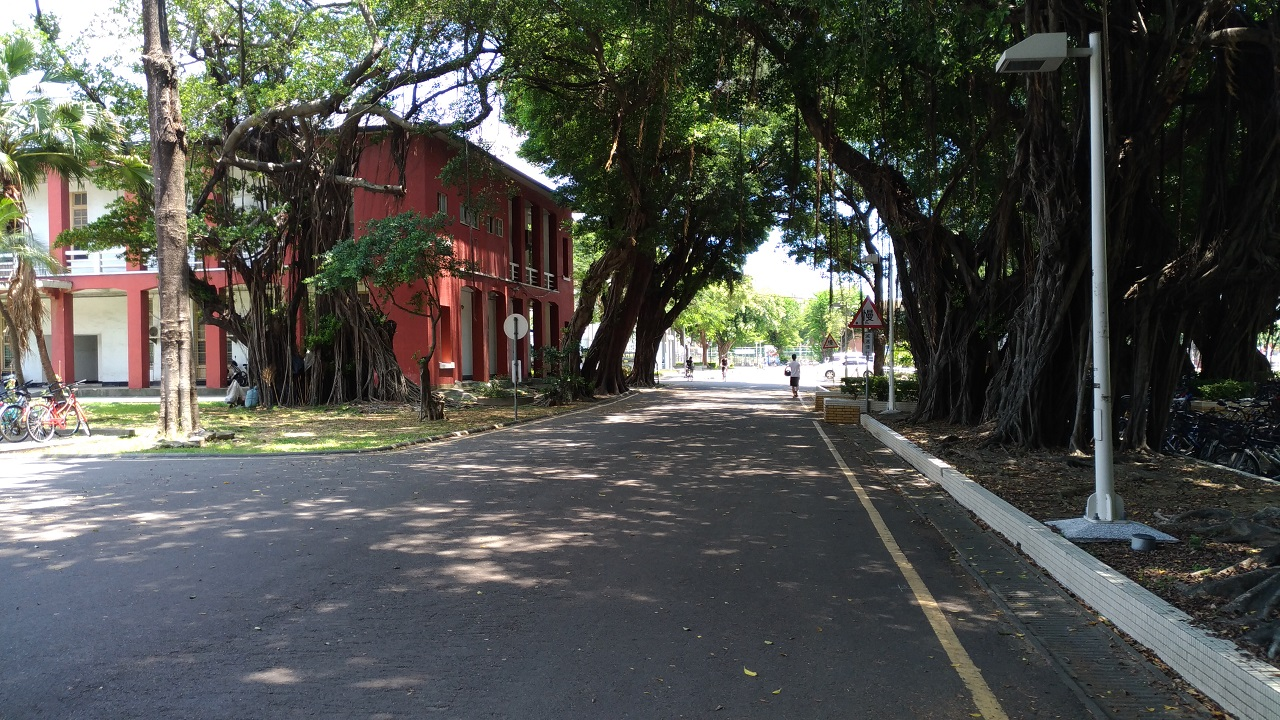
#> input picture campus.jpg, 1280 x 720 px
$ python jpg_graph_segmentation_campus.py campus.jpg campus.jpg
#> lines starting #> are read from the running program, lines starting #| are printed output that depends on the picture
import numpy as np
import random
import cv2
import sys

#imgfile = sys.argv[1]
#minSize = int(sys.argv[2])
imgfile = "campus.jpg"
minSize = 5000
segmentator = cv2.ximgproc.segmentation.createGraphSegmentation(sigma=0.5, k=300, min_size=minSize)

img = cv2.imread(imgfile)
#> img is the input picture: shape (720, 1280, 3); mean B, G, R 76.2, 80.9, 79.5
height, width, channels = img.shape
#> height = 720; width = 1280; channels = 3

segment = segmentator.processImage(img)
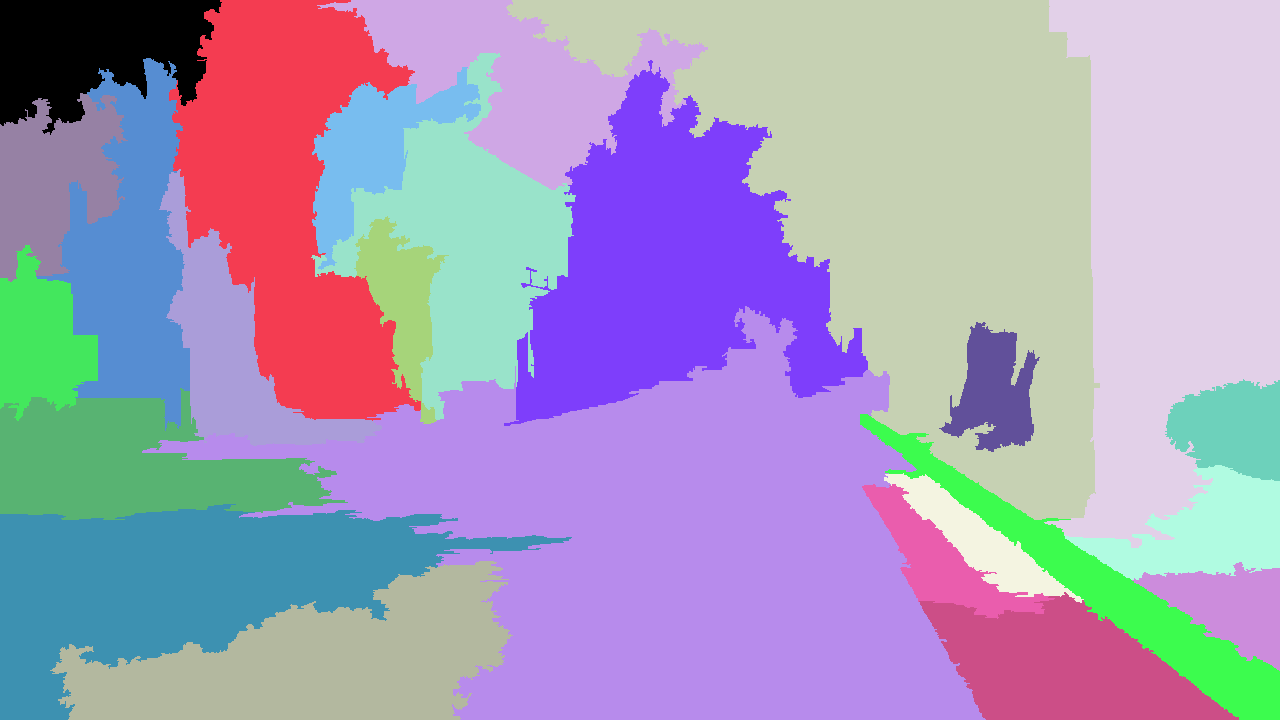
#> segment: shape (720, 1280) int32; 25 distinct labels, from 0 to 24; one colour per label, 0 black
seg_image = np.zeros(img.shape, np.uint8)

for i in range(np.max(segment)):
    y, x = np.where(segment == i)
    color = [random.randint(0,255), random.randint(0,255), random.randint(0,255)]

    if (int(width/2) in x) and ((height-10) in y): color=[0,255,0]

    for xi, yi in zip(x,y):
        seg_image[yi,xi] = color
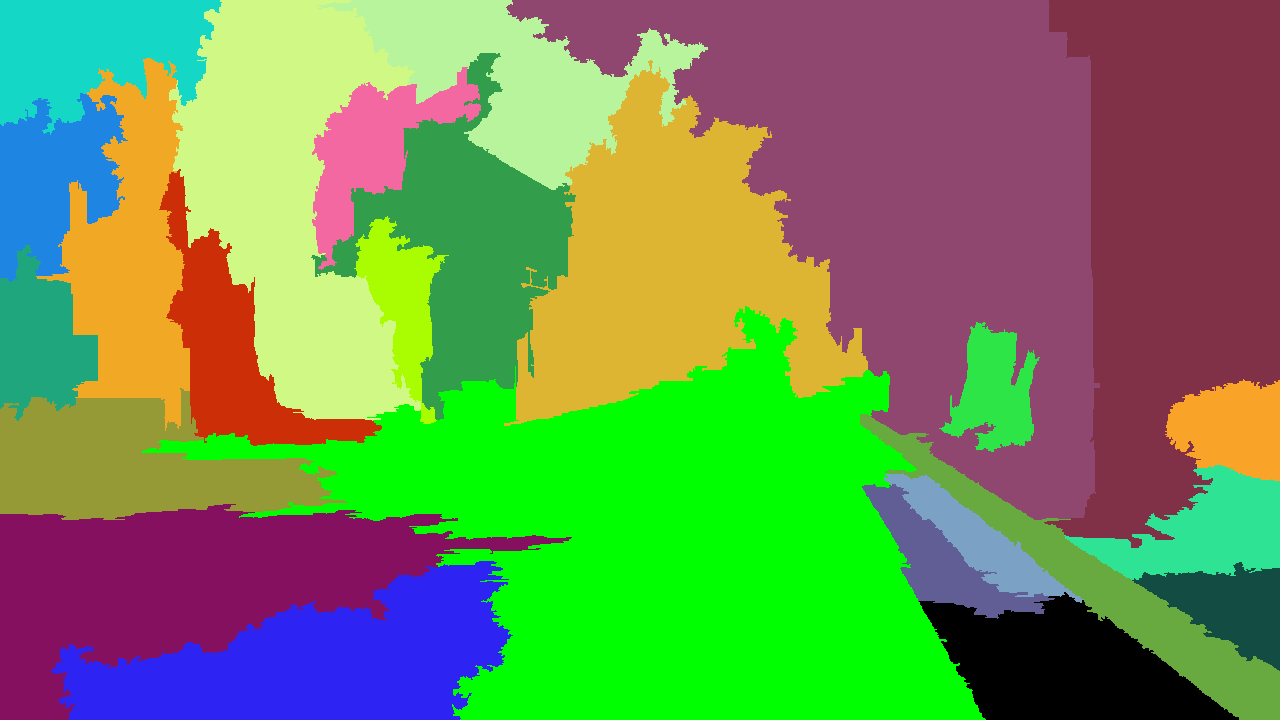
#> seg_image: shape (720, 1280, 3); mean of channels 0, 1, 2 83.3, 142.2, 111.2; drawn as B, G, R

result = cv2.addWeighted(img, 0.3, seg_image, 0.7, 0)
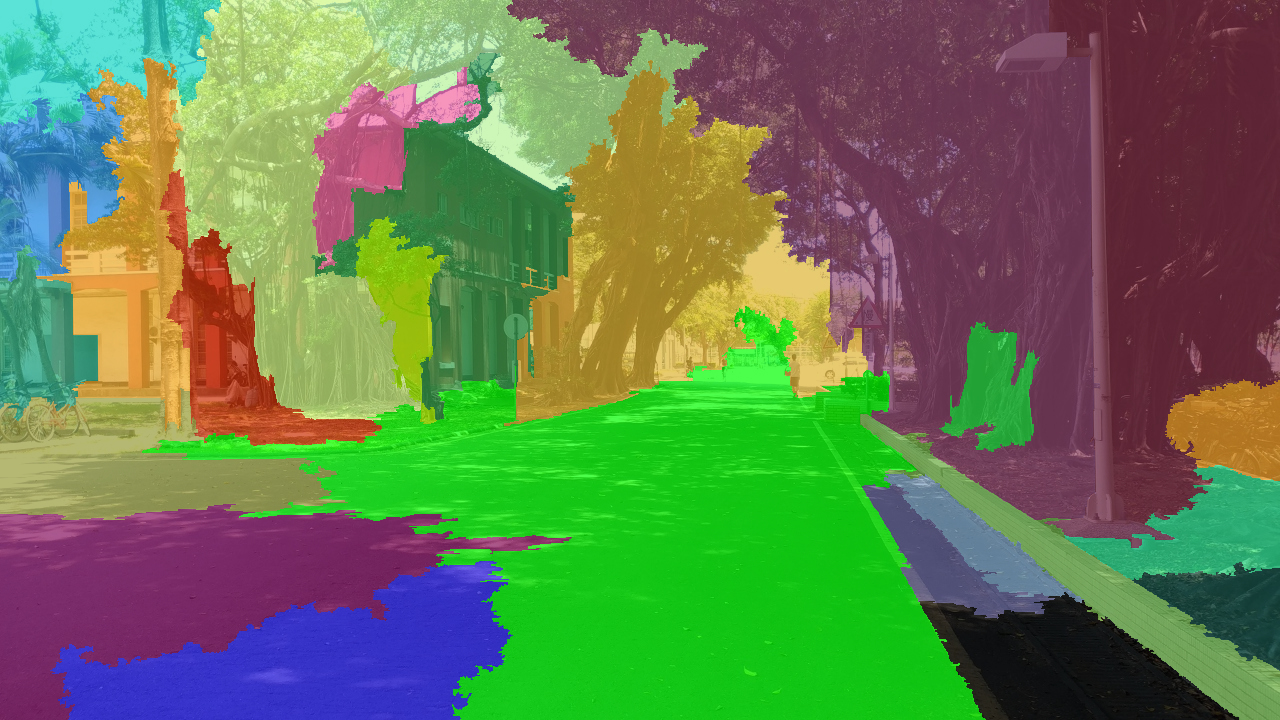
#> result: shape (720, 1280, 3); mean B, G, R 81.1, 123.8, 101.7

cv2.imshow('result', result)

cv2.waitKey(0)
cv2.destroyAllWindows()

$ run again, with Ariana.jpg copied over campus.jpg
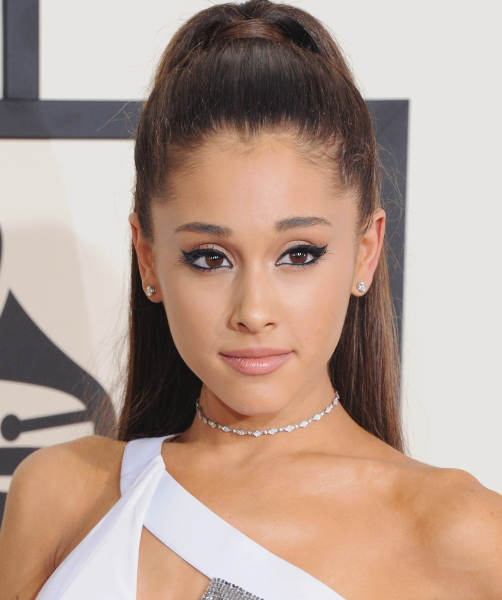
#> input picture Ariana.jpg, 1003 x 1200 px (shown at 1/2 size)
#> img is the input picture: shape (1200, 1003, 3); mean B, G, R 145, 157.8, 181.1
#> segment: shape (1200, 1003) int32; 32 distinct labels, from 0 to 31
#> after the loop `for i in range(np.max(segment)):`:
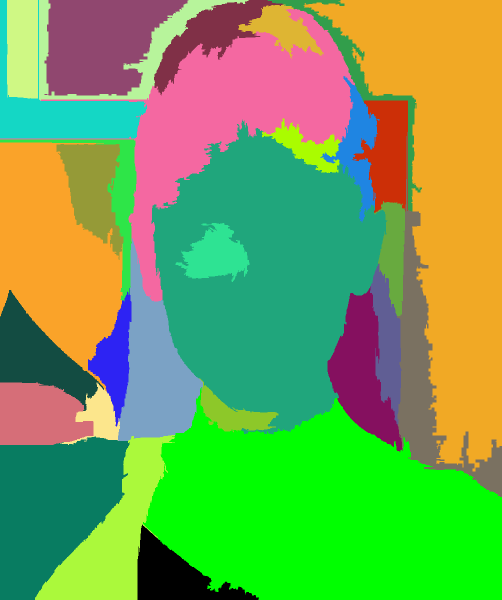
#> seg_image: shape (1200, 1003, 3) (shown at 1/2 size); mean of channels 0, 1, 2 80.6, 164.6, 115.6; drawn as B, G, R
#> `result = cv2.addWeighted(img, 0.3, seg_image, 0.7, 0)`:
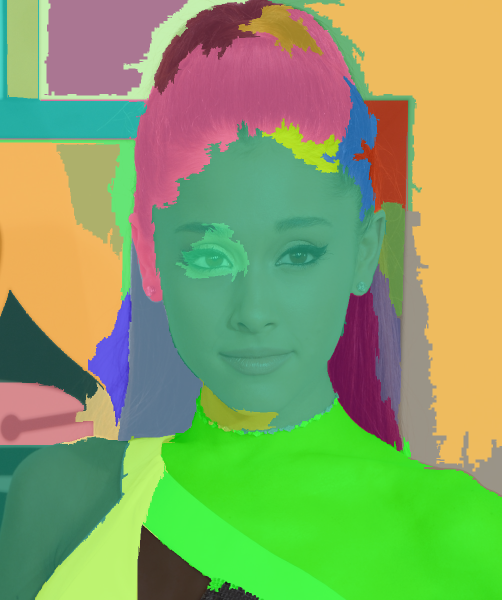
#> result: shape (1200, 1003, 3) (shown at 1/2 size); mean B, G, R 99.9, 162.6, 135.3

$ run again, with Halsey.jpg copied over campus.jpg
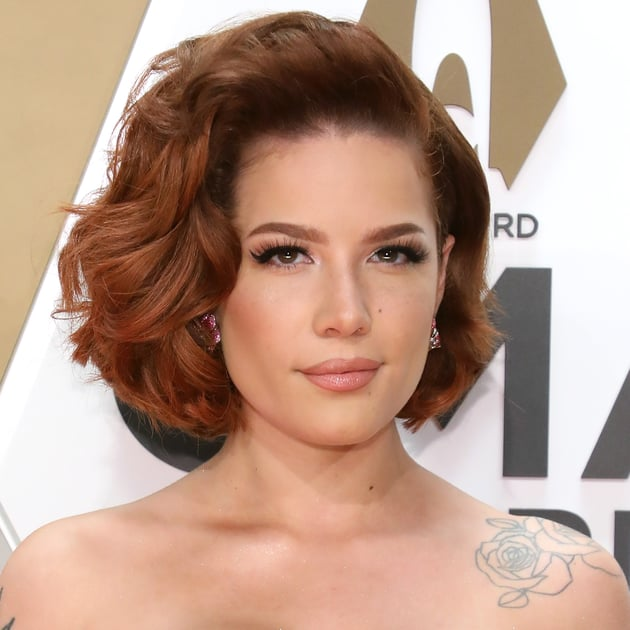
#> input picture Halsey.jpg, 630 x 630 px
#> img is the input picture: shape (630, 630, 3); mean B, G, R 137.3, 154.2, 186.2
#> segment: shape (630, 630) int32; 19 distinct labels, from 0 to 18
#> after the loop `for i in range(np.max(segment)):`:
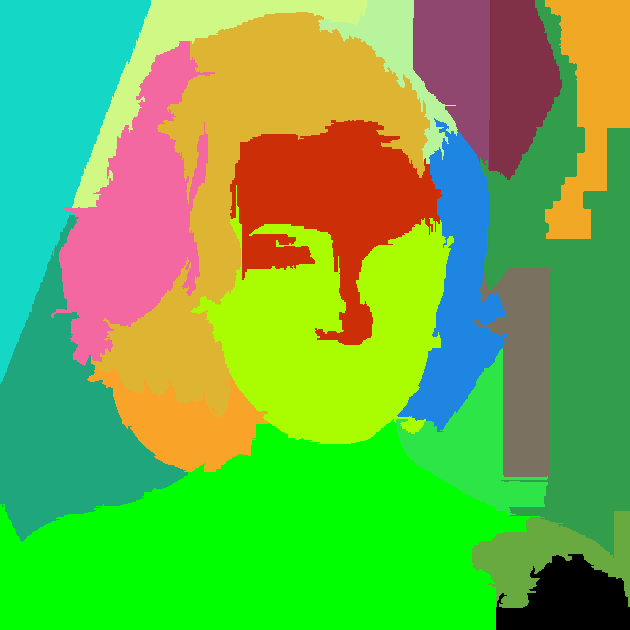
#> seg_image: shape (630, 630, 3); mean of channels 0, 1, 2 70.6, 178.5, 107.6; drawn as B, G, R
#> `result = cv2.addWeighted(img, 0.3, seg_image, 0.7, 0)`:
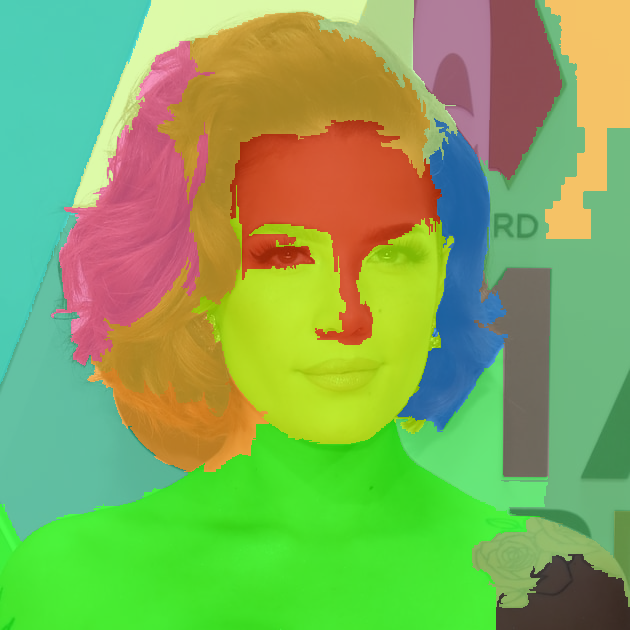
#> result: shape (630, 630, 3); mean B, G, R 90.6, 171.2, 131.2
